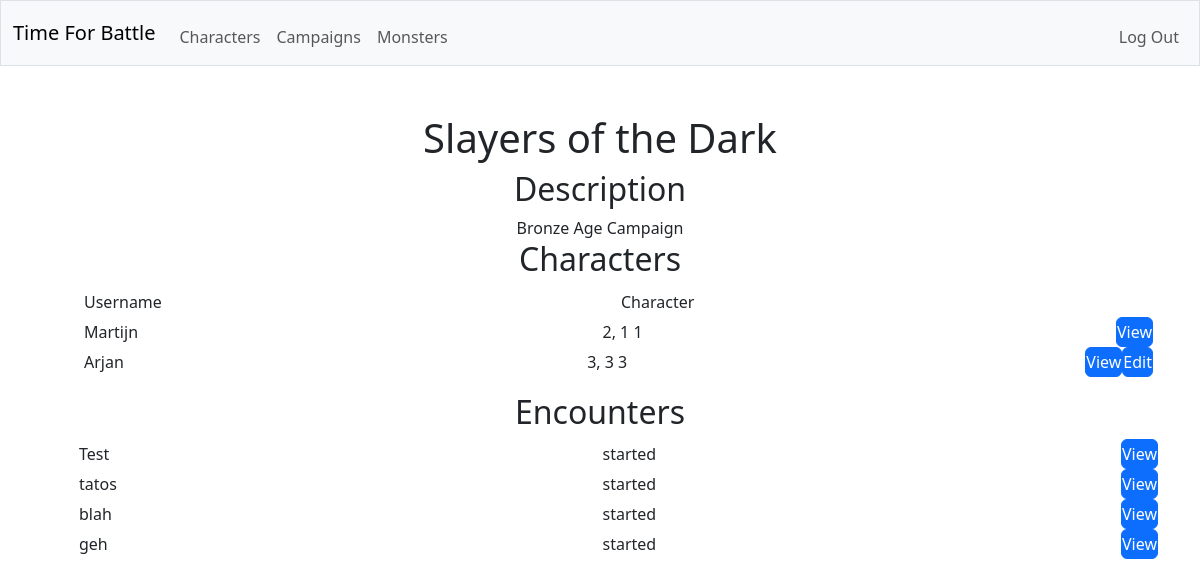
Screenshot of /campaign/1 (signed in) with the database file from the repository.
### tables this page shows
CREATE TABLE "campaigns" (id INTEGER PRIMARY KEY AUTOINCREMENT NOT NULL, dm_id INTEGER NOT NULL, name TEXT NOT NULL, description TEXT, FOREIGN KEY (dm_id) REFERENCES users(id));

CREATE TABLE characters (creature_id INTEGER NOT NULL, background TEXT NOT NULL, species TEXT NOT NULL, class TEXT NOT NULL,  prof_bonus INT NOT NULL, FOREIGN KEY (creature_id) REFERENCES creatures(id));

CREATE TABLE users (id INTEGER PRIMARY KEY AUTOINCREMENT NOT NULL, username TEXT NOT NULL, hash TEXT NOT NULL);

CREATE TABLE creatures (id INTEGER PRIMARY KEY NOT NULL, user_id INTEGER NOT NULL, is_player INTEGER NOT NULL, name TEXT NOT NULL, size TEXT NOT NULL, alignment TEXT NOT NULL, armor_class TEXT NOT NULL, max_hitpoints INTEGER NOT NULL, initiative_bonus INTEGER NOT NULL, speed TEXT NOT NULL, strength INTEGER NOT NULL, dexterity INTEGER NOT NULL, constitution INTEGER NOT NULL, intelligence INTEGER NOT NULL, wisdom INTEGER NOT NULL, charisma INTEGER NOT NULL, strength_save_bonus INTEGER NOT NULL, dexterity_save_bonus INTEGER NOT NULL, constitution_save_bonus INTEGER NOT NULL, intelligence_save_bonus INTEGER NOT NULL, wisdom_save_bonus INTEGER NOT NULL, charisma_save_bonus INTEGER NOT NULL, skills TEXT NOT NULL, senses TEXT NOT NULL, languages TEXT NOT NULL, traits TEXT NOT NULL, FOREIGN KEY (user_id) REFERENCES users(id));

CREATE TABLE encounters (id INTEGER PRIMARY KEY NOT NULL, campaign_id INTEGER NOT NULL, status TEXT NOT NULL, round_count INTEGER NOT NULL, turn_combatant_id INTEGER NOT NULL, name TEXT NOT NULL, FOREIGN KEY (campaign_id) REFERENCES campaigns(id));

### app.py (the view)
@app.route("/campaign/<campaign_id>")
@login_required
def view_campaign(campaign_id):
    with sqlite3.connect(database) as conn:
        conn.row_factory = sqlite3.Row
        cur = conn.cursor()
        cur.execute(
            "SELECT * FROM campaigns WHERE id = ?",
            (campaign_id,)
        )
        rows = [dict(row) for row in cur.fetchall()]
    if len(rows) != 1:
        return error("not found", 404)
    campaign = rows[0]
    with sqlite3.connect(database) as conn:
        conn.row_factory = sqlite3.Row
        cur = conn.cursor()
        cur.execute(
            "SELECT * FROM players JOIN characters ON players.creature_id = characters.creature_id JOIN creatures ON players.creature_id = creatures.id JOIN users ON creatures.user_id = users.id WHERE campaign_id = ?",
            (campaign_id,)
        )
        characters = [dict(row) for row in cur.fetchall()]
    with sqlite3.connect(database) as conn:
        conn.row_factory = sqlite3.Row
        cur = conn.cursor()
        cur.execute(
            "SELECT * FROM encounters WHERE campaign_id = ?",
            (campaign_id,)
        )
        encounters = [dict(row) for row in cur.fetchall()]
    with sqlite3.connect(database) as conn:
        conn.row_factory = sqlite3.Row
        cur = conn.cursor()
        cur.execute(
            "SELECT * FROM invitations JOIN users ON user_id = users.id WHERE campaign_id = ?",
            (campaign_id,)
        )
        invitations = [dict(row) for row in cur.fetchall()]
    return render_template("campaign.html", user=session["user_id"], campaign=campaign, characters=characters, encounters=encounters, invitations=invitations)

### helpers.py (called while the page is built)
def login_required(f):
    @wraps(f)
    def decorated_function(*args, **kwargs):
        if session.get("user_id") is None:
            return redirect("/login")
        return f(*args, **kwargs)
    return decorated_function

### templates/campaign.html (shortened to what this page needs)
{% extends "layout.html" %}
{% block main %}
    <h1>{{ campaign.name }}</h1>
    <h2>Description</h2>
    <label>{{ campaign.description }}</label>
    <h2>Characters</h2>
    <ul class="formtable">
        <li>
            <span>
                <label>Username</label>
                <label>Character</label>
            </span>
        </li>
        {% for character in characters %}
            <li>
                <span>
                    <label>{{ character.username }}</label>
                    <label>{{ character.name }}, {{ character.species }} {{ character.class }}</label>
                    <form action="/character/{{ character.creature_id }}" method="get">
                        <button class="btn btn-primary" type="submit">View</button>
                    </form>
                    {% if character.user_id == user %}
                        <form action="/character/{{ character.creature_id }}/edit" method="get">
                            <button class="btn btn-primary" type="submit">Edit</button>
                        </form>
                    {% endif %}
                </span>
            </li>
        {% endfor %}
    </ul>
    <h2>Encounters</h2>
    <ul class="formtable">
        {% for encounter in encounters %}
            {% if campaign.dm_id == user or encounter.status != "closed" %}
                <li>
                    <label>{{ encounter.name }}</label>
                    <label>{{ encounter.status }}</label>
                    <form action="/encounter/{{ encounter.id }}" method="get">
                        <button class="btn btn-primary" type="submit">View</button>
                    </form>
                </li>
            {% endif %}
        {% endfor %}
    </ul>
{% endblock %}

### static/styles.css (style rules this page uses)
.formtable li { display: flex; padding: 0px; width: 100%; min-height: 30px; }
.formtable label { text-align: left; display: flex; align-items: center; width: 100%; height: 100%; padding: 0px 5px 0px 5px; min-height: 30px; }
.formtable span { display: flex; align-items: center; width: 100%; height: 100%; padding: 0px 5px 0px 5px; min-height: 30px; }
.formtable button { width: 100%; height: 100%; padding: 0px; min-height: 30px; }

### rows the page displays
campaigns: name "Slayers of the Dark", description "Bronze Age Campaign"
characters: username "Martijn", name "2", species "1", class "1"
characters: username "Arjan", name "3", species "3", class "3"
encounters: name "Test", status "started"
encounters: name "tatos", status "started"
encounters: name "blah", status "started"
encounters: name "geh", status "started"
